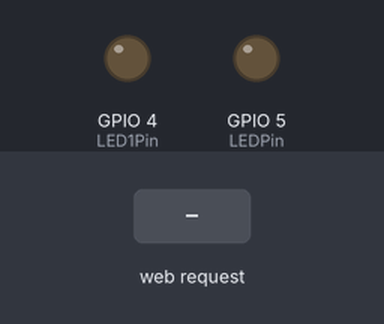
This sketch was run on a simulated ESP8266 (NodeMCU). On the bench: output pins drawn as LEDs (lit = HIGH). Inputs (shaded band) come from the test bench. WiFi joins after 1.5 s; servers stay silent unless stated; what the sketch prints to the serial monitor is not drawn.

Above: at 3.7 s.
3.8 s: HTTP request GET /LEDOn received
At 4.4 s:
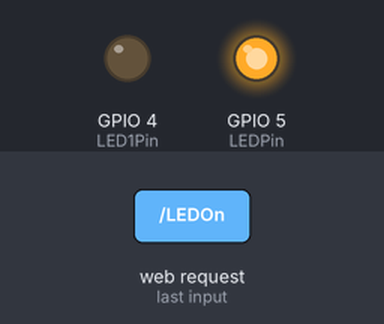
5.3 s: HTTP request GET /LED1On received
At 6.5 s:
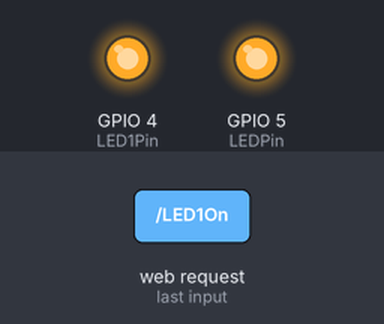
6.8 s: HTTP request GET /LEDOff received
At 7.8 s:
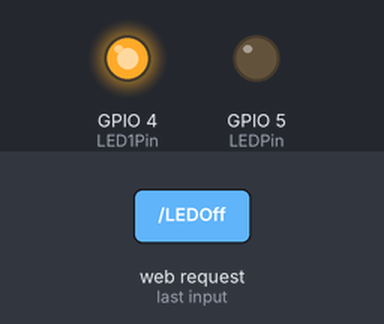
8.3 s: HTTP request GET /LED1Off received
At 9.0 s:
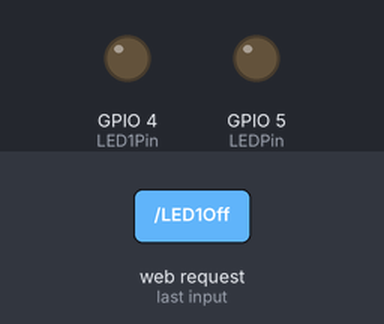
Timing chart, 0 to 10.8 s (numbered marks = the images above; inputs shaded):
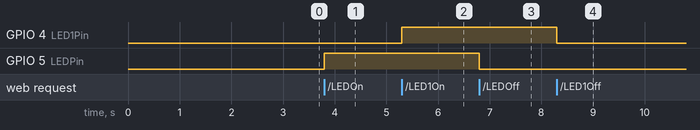

The sketch:

NodemCUWEBserver.ino
```cpp
#include <ESP8266WiFi.h>
#include <WiFiClient.h>
#include <ESP8266WebServer.h>

// Replace with your network credentials
const char* ssid = "Quality Thought";
const char* password = "roundtable";

ESP8266WebServer server(80);   //instantiate server at port 80 (http port)

String page = "";

int LEDPin = 5;
int LED1Pin = 4;

void setup(void){
  //the HTML of the web page
  page = "<h1> IOT Students Quality thought</h1><p><a href=\"LEDOn\"><button>ON </button></a>&nbsp;<a href=\"LEDOff\"><button>OFF</button></a></p><p><a href=\"LED1On\"><button>LED 1 ON </button></a>&nbsp;<a href=\"LED1Off\"><button>LED 1 OFF</button></a></p>";
  //make the LED pin output and initially turned off
   pinMode(LEDPin, OUTPUT);
   pinMode(LED1Pin, OUTPUT);

   digitalWrite(LEDPin, LOW);
   digitalWrite(LED1Pin, LOW);

  delay(1000);
  Serial.begin(115200);
  WiFi.begin(ssid, password); // begin WiFi connection
  Serial.println("");

  // Wait for connection
  while (WiFi.status() != WL_CONNECTED) {
    delay(500);
    Serial.print(".");
  }
  Serial.println("");
  Serial.print("Connected to ");
  Serial.println(ssid);
  Serial.print("IP address: ");
  Serial.println(WiFi.localIP());

  server.on("/", [](){
    server.send(200, "text/html", page);
  });
  server.on("/LEDOn", [](){
    server.send(200, "text/html", page);
    digitalWrite(LEDPin, HIGH);
    delay(1000);
  });
  server.on("/LEDOff", [](){
    server.send(200, "text/html", page);
    digitalWrite(LEDPin, LOW);
    delay(1000);
  });
  server.on("/LED1On", [](){
    server.send(200, "text/html", page);
    digitalWrite(LED1Pin, HIGH);
    delay(1000);
  });
  server.on("/LED1Off", [](){
    server.send(200, "text/html", page);
    digitalWrite(LED1Pin, LOW);
    delay(1000);
  });


  server.begin();
  Serial.println("Web server started!");
}

void loop(void){
  server.handleClient();
}
```

Measured:
- after the input at 3.8 s, GPIO 5 (LEDPin): LOW → HIGH at once
- after the input at 5.3 s, GPIO 4 (LED1Pin): LOW → HIGH at once
- after the input at 6.8 s, GPIO 5 (LEDPin): HIGH → LOW at once
- after the input at 8.3 s, GPIO 4 (LED1Pin): HIGH → LOW at once
